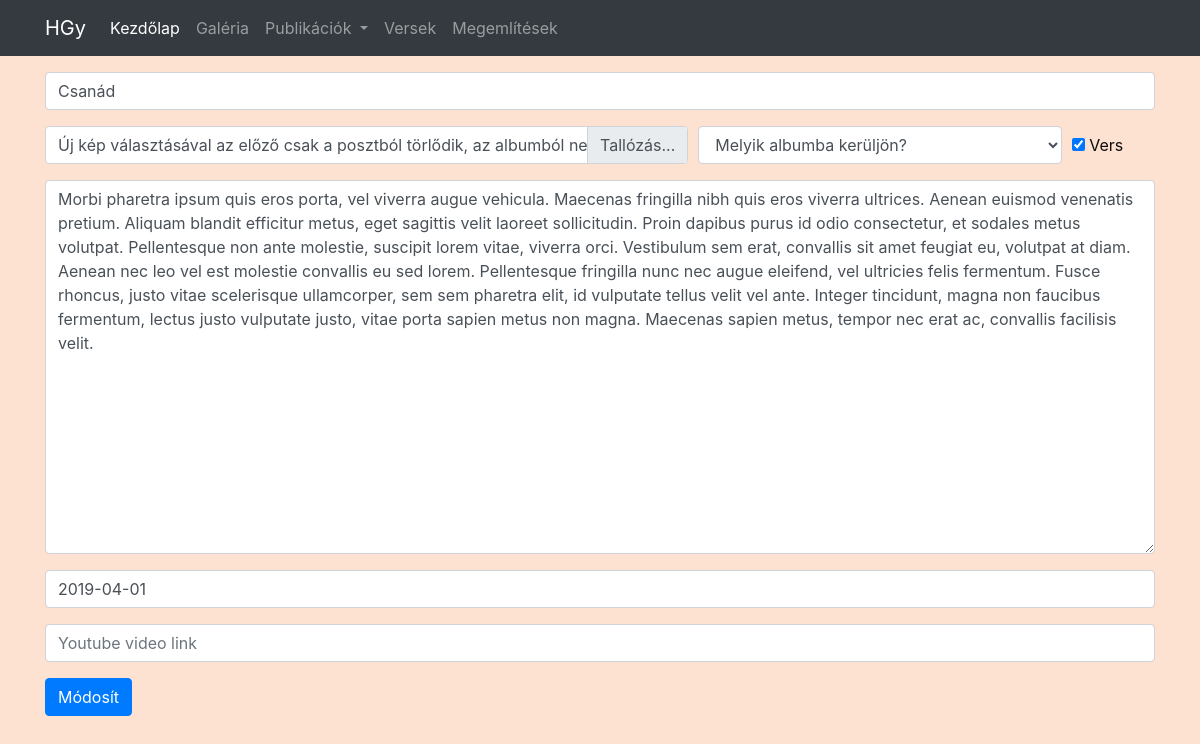
Page /poszt-szerkesztes.php?id=14 on the committed database.
### tables this page shows
CREATE TABLE `post` (
  `Post_ID` int(6) NOT NULL,
  `cim` varchar(50) DEFAULT NULL,
  `szoveg` text,
  `Kep_ID` int(6) DEFAULT NULL,
  `vers` tinyint(1) DEFAULT NULL,
  `video` varchar(20) DEFAULT NULL,
  `datum` date DEFAULT NULL
);

### poszt-szerkesztes.php (the view, shortened to what this page needs)
<?php require 'fejlec.php'; ?>
<?php
require 'connect.php';
$id = $_GET['id'];
$sql = "SELECT cim, szoveg, Kep_ID, datum, Post_ID, video, vers FROM post WHERE Post_ID = " .$id .";";
$result = $conn->query($sql);
$row = mysqli_fetch_assoc($result);
            $cim = $row['cim'];
            $szoveg = $row['szoveg'];
        if ($row['video'] != NULL) {
            $video = $row['video'];
        }else {
            $video = NULL;
        }
        if ($row['vers'] != 0) {
            $vers = 'checked';
        }else{
            $vers = '';
        }
        $datum = $row['datum'];
?>
<div class="container">
  <form action="poszt-szerkesztes-db.php?id=<?php echo $id?>" method="post" enctype="multipart/form-data">
    <div class="form-group">
      <input type="text" class="form-control" name="cim" placeholder="Cím" value="<?php echo $cim;?>">
    </div>
    <div class="form-row align-items-center">
      <div class="col-7">
        <div class="custom-file">
            <label class="custom-file-label" for="file" data-browse="Tallózás...">Új kép választásával az előző csak a posztból törlődik, az albumból nem!</label>
        </div>
      </div>
      <div class="col-4">
        <select class="form-control" name="album">
        <option value="" disabled selected>Melyik albumba kerüljön?</option>'
        </select>
      </div>
      <div class="col-1">
        <div class="checkbox">
          <label style="margin-bottom:0;"><input type="checkbox" name="vers" <?php echo $vers;?>> Vers</label>
        </div>
      </div>
    </div>
    <div class="form-group">
      <textarea class="form-control" rows="15" placeholder="Vers/Szöveg" name="szoveg"><?php echo $szoveg;?></textarea>
    </div>
    <div class="bootstrap-iso">
        <div class="form-group ">
          <div class="input-group">
            <input class="form-control" name="date" id="date" placeholder="YYYY-MM-DD" type="text" value="<?php echo $datum;?>"/>
          </div>
        </div>
    </div>
 <div class="form-group">
    <input type="url" class="form-control" name="video" placeholder="Youtube video link" <?php if($video != NULL) echo 'value="https://www.youtube.com/watch?v='. $video .'"' ;?>>
  </div>
  <button type="submit" name="submit" class="btn btn-primary">Módosít</button>
  </form>
</div>
<?php require 'lablec.php'; ?>

### style.css (style rules this page uses)
body { background-color:#fde2d1;color:#0c0c0c }
.form-group { margin-top:1rem }

### rows in the picture
post: cim "Csanád", szoveg "Morbi pharetra ipsum quis eros porta, vel viverra augue vehicula. Maecenas fringilla nibh quis eros viverra ultrices. Aenean euismod venenatis pretium. Aliquam blandit efficitur metus, eget sagittis velit laoreet sollicitudin. Proin dapibus purus id odio consectetur, et sodales metus volutpat. Pellentesque non ante molestie, suscipit lorem vitae, viverra orci. Vestibulum sem erat, convallis sit amet feugiat eu, volutpat at diam. Aenean nec leo vel est molestie convallis eu sed lorem. Pellentesque fringilla nunc nec augue eleifend, vel ultricies felis fermentum. Fusce rhoncus, justo vitae scelerisque ullamcorper, sem sem pharetra elit, id vulputate tellus velit vel ante. Integer tincidunt,…", date "2019-04-01"
